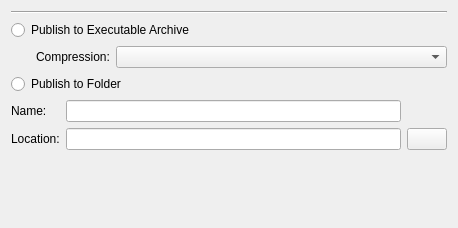
<?xml version="1.0" encoding="UTF-8"?>
<ui version="4.0">
 <class>PublishWizardP3</class>
 <widget class="QWizardPage" name="PublishWizardP3">
  <property name="geometry">
   <rect>
    <x>0</x>
    <y>0</y>
    <width>458</width>
    <height>228</height>
   </rect>
  </property>
  <property name="windowTitle">
   <string>Form</string>
  </property>
  <layout class="QGridLayout" name="gridLayout">
   <item row="2" column="0">
    <layout class="QHBoxLayout" name="horizontalLayout">
     <item>
      <spacer name="horizontalSpacer">
       <property name="orientation">
        <enum>Qt::Horizontal</enum>
       </property>
       <property name="sizeType">
        <enum>QSizePolicy::Fixed</enum>
       </property>
       <property name="sizeHint" stdset="0">
        <size>
         <width>25</width>
         <height>20</height>
        </size>
       </property>
      </spacer>
     </item>
     <item>
      <widget class="QLabel" name="label">
       <property name="text">
        <string>Compression:</string>
       </property>
      </widget>
     </item>
     <item>
      <widget class="QComboBox" name="comboBox_compression">
       <property name="sizePolicy">
        <sizepolicy hsizetype="Expanding" vsizetype="Fixed">
         <horstretch>0</horstretch>
         <verstretch>0</verstretch>
        </sizepolicy>
       </property>
       <property name="currentIndex">
        <number>-1</number>
       </property>
       <item>
        <property name="text">
         <string>None</string>
        </property>
       </item>
       <item>
        <property name="text">
         <string>Low</string>
        </property>
       </item>
       <item>
        <property name="text">
         <string>Normal</string>
        </property>
       </item>
       <item>
        <property name="text">
         <string>High</string>
        </property>
       </item>
      </widget>
     </item>
    </layout>
   </item>
   <item row="3" column="0">
    <widget class="QRadioButton" name="radioButton_folder">
     <property name="text">
      <string>Publish to Folder</string>
     </property>
     <attribute name="buttonGroup">
      <string notr="true">buttonGroup</string>
     </attribute>
    </widget>
   </item>
   <item row="5" column="0">
    <spacer name="verticalSpacer">
     <property name="orientation">
      <enum>Qt::Vertical</enum>
     </property>
     <property name="sizeHint" stdset="0">
      <size>
       <width>20</width>
       <height>40</height>
      </size>
     </property>
    </spacer>
   </item>
   <item row="0" column="0">
    <widget class="Line" name="line">
     <property name="orientation">
      <enum>Qt::Horizontal</enum>
     </property>
    </widget>
   </item>
   <item row="4" column="0">
    <layout class="QGridLayout" name="gridLayout_2">
     <item row="0" column="0">
      <widget class="QLabel" name="label_7">
       <property name="text">
        <string>Name:</string>
       </property>
       <property name="buddy">
        <cstring>lineEdit_name</cstring>
       </property>
      </widget>
     </item>
     <item row="0" column="1">
      <widget class="QLineEdit" name="lineEdit_name"/>
     </item>
     <item row="1" column="0">
      <widget class="QLabel" name="label_5">
       <property name="text">
        <string>Location:</string>
       </property>
       <property name="buddy">
        <cstring>lineEdit_location</cstring>
       </property>
      </widget>
     </item>
     <item row="1" column="1">
      <widget class="QLineEdit" name="lineEdit_location"/>
     </item>
     <item row="1" column="2">
      <widget class="QPushButton" name="browseButton_target">
       <property name="text">
        <string/>
       </property>
       <property name="icon">
        <iconset resource="editorapp.qrc">
         <normaloff>:/EditorApp/Resources/folder_open.png</normaloff>:/EditorApp/Resources/folder_open.png</iconset>
       </property>
       <property name="autoDefault">
        <bool>false</bool>
       </property>
      </widget>
     </item>
    </layout>
   </item>
   <item row="1" column="0">
    <widget class="QRadioButton" name="radioButton_archive">
     <property name="text">
      <string>Publish to Executable Archive</string>
     </property>
     <attribute name="buttonGroup">
      <string notr="true">buttonGroup</string>
     </attribute>
    </widget>
   </item>
  </layout>
 </widget>
 <tabstops>
  <tabstop>radioButton_archive</tabstop>
  <tabstop>comboBox_compression</tabstop>
  <tabstop>radioButton_folder</tabstop>
  <tabstop>lineEdit_name</tabstop>
  <tabstop>lineEdit_location</tabstop>
 </tabstops>
 <resources>
  <include location="editorapp.qrc"/>
 </resources>
 <connections>
  <connection>
   <sender>browseButton_target</sender>
   <signal>clicked()</signal>
   <receiver>PublishWizardP3</receiver>
   <slot>browseLocation()</slot>
   <hints>
    <hint type="sourcelabel">
     <x>447</x>
     <y>165</y>
    </hint>
    <hint type="destinationlabel">
     <x>402</x>
     <y>190</y>
    </hint>
   </hints>
  </connection>
  <connection>
   <sender>buttonGroup</sender>
   <signal>buttonClicked(int)</signal>
   <receiver>PublishWizardP3</receiver>
   <slot>targetTypeChanged(int)</slot>
   <hints>
    <hint type="sourcelabel">
     <x>-1</x>
     <y>-1</y>
    </hint>
    <hint type="destinationlabel">
     <x>228</x>
     <y>113</y>
    </hint>
   </hints>
  </connection>
 </connections>
 <slots>
  <slot>browseLocation()</slot>
  <slot>targetTypeChanged(int)</slot>
 </slots>
 <buttongroups>
  <buttongroup name="buttonGroup"/>
 </buttongroups>
</ui>
